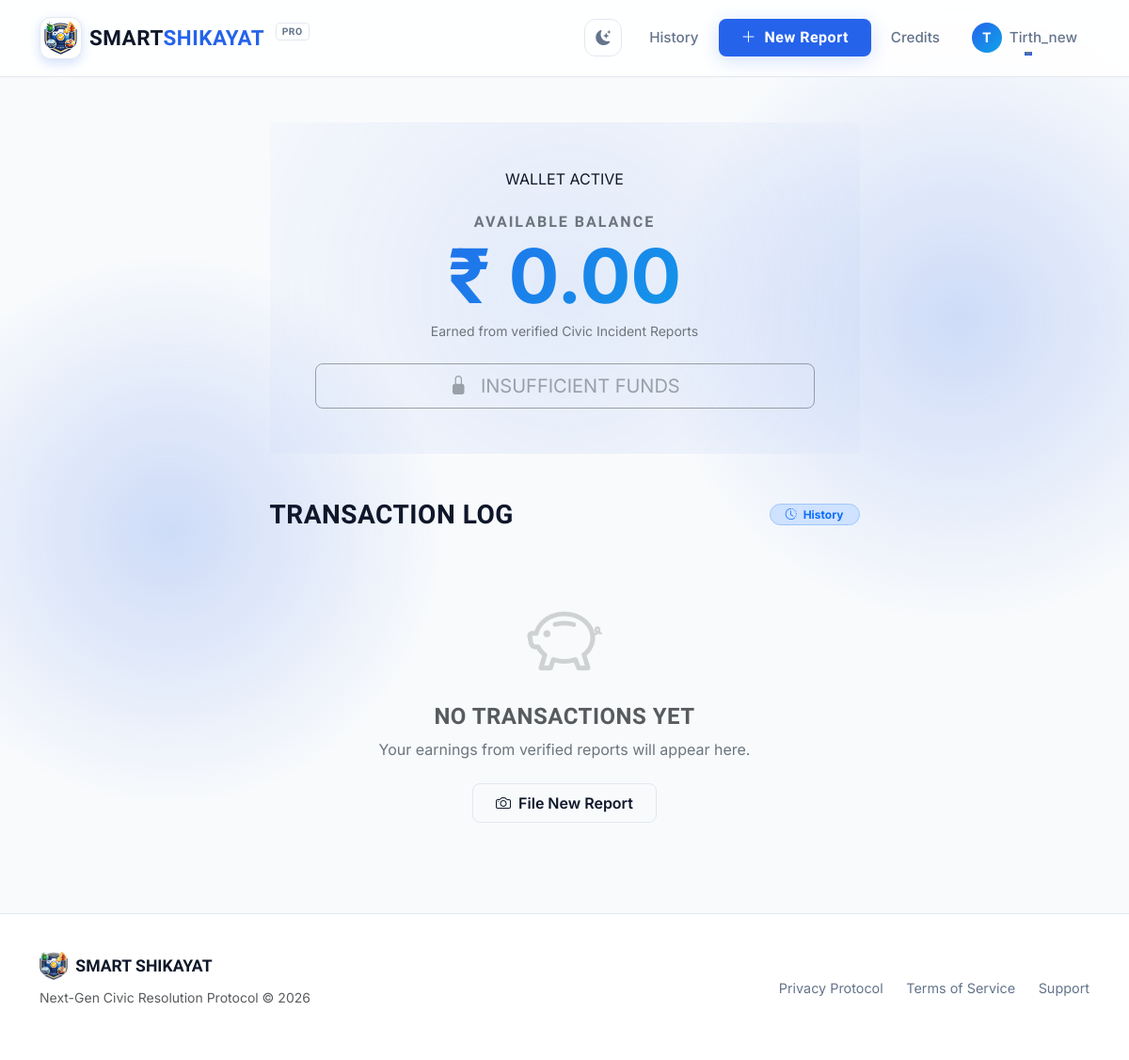
/complaints/my-earnings/ (signed in), run on the app's committed database.
### accounts/models.py (models this page shows, shortened)
class User(AbstractUser):
    ROLE_CHOICES = [
        ('citizen', 'Citizen'),
        ('officer', 'Officer'),
    ]
    phone = models.CharField(max_length=15, blank=True)
    role = models.CharField(max_length=20, choices=ROLE_CHOICES, default='citizen')
    DEPARTMENT_CHOICES = [
        ('municipal', 'Municipal'),
        ('water', 'Water Department'),
        ('traffic', 'Traffic Police'),
        ('fire', 'Fire Department'),
    ]
    department = models.CharField(
        max_length=20,
        choices=DEPARTMENT_CHOICES,
        blank=True,
        null=True
    )
    area = models.CharField(max_length=100, blank=True, null=True, help_text="Officer's jurisdiction area (e.g., 'Ahmedabad')")
    vehicle_number = models.CharField(max_length=20, blank=True, null=True, unique=True, help_text="Vehicle License Plate Number")
    wallet_balance = models.DecimalField(max_digits=10, decimal_places=2, default=0.00)

### complaints/views.py (the view)
# urls.py: path('my-earnings/', views.user_earnings, name='user_earnings'),
@login_required
def user_earnings(request):
    earning_complaints = Complaint.objects.filter(user=request.user, reporter_earning__gt=0).order_by('-created_at')
    return render(request, 'complaints/earnings.html', {
        'earning_complaints': earning_complaints,
        'wallet_balance': request.user.wallet_balance
    })

### templates/complaints/earnings.html (shortened to what this page needs)
{% extends 'base.html' %}
{% load static %}
{% block content %}
<div class="container py-5">
    <div class="row justify-content-center">
        <div class="col-lg-7 col-md-9">
            <div class="glass-card p-5 text-center mb-5 animate-fade-up position-relative overflow-hidden">
                <div class="card-glow"></div>
                <div class="badge-pill mb-4 mx-auto">
                     WALLET ACTIVE
                </div>
                <h6 class="text-secondary text-uppercase fw-bold mb-0" style="font-family: 'Rajdhani', sans-serif; letter-spacing: 2px;">
                    Available Balance
                </h6>
                <div class="display-1 fw-bold text-gradient my-2">
                    ₹ {{ wallet_balance }}
                </div>
                <p class="text-secondary small mb-4">
                    Earned from verified Civic Incident Reports
                </p>
                {% if wallet_balance > 0 %}
                <form action="{% url 'withdraw_earnings' %}" method="post">
                    {% csrf_token %}
                    <button type="submit" class="btn btn-primary-glow btn-lg px-5 w-100">
                        <i class="bi bi-wallet2 me-2"></i> WITHDRAW FUNDS
                    </button>
                </form>
                {% else %}
                <button class="btn btn-outline-secondary btn-lg px-5 w-100" disabled>
                    <i class="bi bi-lock-fill me-2"></i> INSUFFICIENT FUNDS
                </button>
                {% endif %}
            </div>
            <div class="d-flex align-items-center justify-content-between mb-4 animate-fade-up" style="animation-delay: 100ms;">
                <h4 class="fw-bold h3 mb-0" style="font-family: 'Rajdhani', sans-serif;">Transaction Log</h4>
                <div class="badge bg-primary-subtle text-primary border border-primary-subtle rounded-pill px-3">
                    <i class="bi bi-clock-history me-1"></i> History
                </div>
            </div>
            {% if earning_complaints %}
            <div class="d-flex flex-column gap-3">
                {% for complaint in earning_complaints %}
                <div class="glass-card p-3 d-flex justify-content-between align-items-center animate-fade-up" style="animation-delay: {{ forloop.counter|add:1 }}00ms;">
                    <div class="d-flex align-items-center gap-3">
                        <div class="icon-box-sm bg-success-subtle text-success rounded-circle p-2 d-flex align-items-center justify-content-center" style="width: 48px; height: 48px; min-width: 48px;">
                            <i class="bi bi-arrow-down-left-circle-fill fs-4"></i>
                        </div>
                        <div class="overflow-hidden">
                            <h6 class="fw-bold mb-1 text-truncate">Parking Violation Reward</h6>
                            <div class="d-flex align-items-center gap-2 text-secondary small font-monospace">
                                <span>ID: {{ complaint.tracking_id|truncatechars:10 }}</span>
                                <span class="text-muted">•</span>
                                <span class="text-truncate"><i class="bi bi-geo-alt me-1"></i>{{ complaint.location }}</span>
                            </div>
                        </div>
                    </div>
                    <div class="text-end ps-2">
                        <span class="h5 fw-bold text-success mb-0 d-block text-nowrap">+ ₹{{ complaint.reporter_earning }}</span>
                        <span class="badge bg-success-subtle text-success rounded-pill" style="font-size: 0.65rem;">CREDITED</span>
                    </div>
                </div>
                {% endfor %}
            </div>
            {% else %}
            <div class="glass-card p-5 text-center animate-fade-up" style="animation-delay: 200ms;">
                <div class="mb-3 text-muted opacity-25">
                    <i class="bi bi-piggy-bank display-1"></i>
                </div>
                <h4 class="text-muted fw-bold">No Transactions Yet</h4>
                <p class="text-secondary mb-4">Your earnings from verified reports will appear here.</p>
                <a href="{% url 'complaint_create' %}" class="btn btn-outline-glow">
                    <i class="bi bi-camera me-2"></i>File New Report
                </a>
            </div>
            {% endif %}
        </div>
    </div>
</div>
{% endblock %}

### templates/base.html (shortened to what this page needs)
<!DOCTYPE html>
<html lang="en" data-theme="light">
<head>
    <link href="https://cdn.jsdelivr.net/npm/bootstrap@5.3.0/dist/css/bootstrap.min.css" rel="stylesheet">
    <link href="https://cdn.jsdelivr.net/npm/bootstrap-icons@1.10.0/font/bootstrap-icons.css" rel="stylesheet">
    {% load static %}
    <link rel="stylesheet" href="{% static 'css/style.css' %}">
</head>
<body>
    <div class="bg-mesh"></div>
    <nav class="navbar navbar-expand-lg sticky-top">
        <div class="container">
            <a class="navbar-brand d-flex align-items-center" href="{% url 'home' %}">
                <div class="logo-wrapper">
                    <img src="/media/complaints/logo1.png" alt="Smart Shikayat Logo" class="brand-logo-img">
                </div>
                <div class="brand-text ms-2">
                    SMART<span class="brand-highlight">SHIKAYAT</span>
                    <span class="brand-tag">PRO</span>
                </div>
            </a>
            <div class="collapse navbar-collapse" id="navbarNav">
                <ul class="navbar-nav ms-auto align-items-center">
                    <li class="nav-item me-3">
                        <button id="theme-toggle" class="btn-icon" aria-label="Toggle Theme">
                            <i class="bi bi-moon-stars-fill moon-icon"></i>
                        </button>
                    </li>
                    {% if user.is_authenticated %}
                        {% if user.role == 'officer' %}
                            <li class="nav-item"><a class="nav-link" href="{% url 'officer_dashboard' %}">Console</a></li>
                            <li class="nav-item"><a class="nav-link" href="{% url 'department_leaderboard' %}">Leaderboard</a></li>
                        {% else %}
                            <li class="nav-item"><a class="nav-link" href="{% url 'complaint_list' %}">History</a></li>
                            <li class="nav-item"><a class="btn btn-primary-glow mx-2" href="{% url 'complaint_create' %}">
                                <i class="bi bi-plus-lg me-1"></i> New Report
                            </a></li>
                            <li class="nav-item"><a class="nav-link" href="{% url 'user_earnings' %}">Credits</a></li>
                        {% endif %}
                        <li class="nav-item dropdown ms-2">
                            <a class="nav-link dropdown-toggle user-profile-link" href="#" id="navbarDropdown" role="button" data-bs-toggle="dropdown">
                                <div class="user-avatar">{{ user.username|first|upper }}</div>
                                <span class="d-none d-lg-inline">{{ user.username }}</span>
                            </a>
                        </li>
                    {% endif %}
                </ul>
            </div>
        </div>
    </nav>
    <div class="main-wrapper container">
        {% block content %}{% endblock %}
    </div>
    <footer class="site-footer">
        <div class="container">
            <div class="row align-items-center">
                <div class="col-md-6 text-md-start text-center">
                    <div class="footer-brand d-flex align-items-center justify-content-md-start justify-content-center">
                        <img src="/media/complaints/logo1.png" alt="Logo" class="footer-logo-img me-2">
                        <span>SMART SHIKAYAT</span>
                    </div>
                    <p class="text-muted small mt-2">Next-Gen Civic Resolution Protocol &copy; 2026</p>
                </div>
                <div class="col-md-6 text-md-end text-center">
                    <div class="footer-links">
                        <a href="#">Privacy Protocol</a>
                        <a href="#">Terms of Service</a>
                        <a href="#">Support</a>
                    </div>
                </div>
            </div>
        </div>
    </footer>
</body>
</html>

### static/css/style.css (style rules this page uses)
:root { --bg-body: #f8fafc; --bg-surface: #ffffff; --bg-surface-glass: rgba(255, 255, 255, 0.7); --bg-nav: rgba(255, 255, 255, 0.85); --text-primary: #0f172a; --text-secondary: #64748b; --text-accent: #2563eb; --primary-color: #2563eb; --accent-color: #0ea5e9; --accent-glow: rgba(37, 99, 235, 0.2); --border-color: #e2e8f0; --card-shadow: 0 10px 40px -10px rgba(0,0,0,0.1); --logo-filter: none; }
body { background-color: var(--bg-body); color: var(--text-primary); font-family: 'Inter', sans-serif; transition: background-color 0.4s ease, color 0.4s ease; overflow-x: hidden; min-height: 100vh; display: flex; flex-direction: column; }
.bg-mesh { position: fixed; top: 0; left: 0; width: 100%; height: 100%; z-index: -1; background-image: radial-gradient(circle at 15% 50%, var(--accent-glow) 0%, transparent 25%), radial-gradient(circle at 85% 30%, var(--accent-glow) 0%, transparent 25%); pointer-events: none; }
h1, h2, h3, h4, h5, .brand-text { font-family: 'Rajdhani', sans-serif; font-weight: 700; text-transform: uppercase; letter-spacing: 0.5px; }
.navbar { background: var(--bg-nav); backdrop-filter: blur(12px); -webkit-backdrop-filter: blur(12px); border-bottom: 1px solid var(--border-color); padding: 0.8rem 0; transition: all 0.4s ease; }
.logo-wrapper { width: 45px; height: 45px; display: flex; align-items: center; justify-content: center; background: var(--bg-surface); border-radius: 12px; border: 1px solid var(--border-color); overflow: hidden; padding: 4px; box-shadow: 0 4px 12px var(--accent-glow); transition: 0.3s; }
.brand-logo-img { max-width: 100%; max-height: 100%; object-fit: contain; filter: var(--logo-filter); transition: 0.3s; }
.brand-text { font-size: 1.4rem; color: var(--text-primary); line-height: 1; }
.brand-highlight { color: var(--primary-color); }
.brand-tag { font-size: 0.65rem; background: var(--bg-surface); border: 1px solid var(--border-color); color: var(--text-secondary); padding: 2px 6px; border-radius: 4px; margin-left: 6px; vertical-align: top; }
.nav-link { color: var(--text-secondary) !important; font-weight: 500; font-size: 0.95rem; margin: 0 5px; position: relative; transition: 0.3s; }
.nav-link::after { content: ''; position: absolute; width: 0; height: 2px; bottom: 5px; left: 50%; background-color: var(--primary-color); transition: all 0.3s ease; transform: translateX(-50%); }
.btn-icon { background: transparent; border: 1px solid var(--border-color); color: var(--text-secondary); width: 40px; height: 40px; border-radius: 12px; display: flex; align-items: center; justify-content: center; cursor: pointer; transition: 0.3s; }
[data-theme="light"] .moon-icon { display: block; }
.btn-primary-glow { background: var(--primary-color); color: #fff; border: none; padding: 8px 24px; border-radius: 8px; font-weight: 600; font-family: 'Rajdhani', sans-serif; letter-spacing: 0.5px; transition: 0.3s; box-shadow: 0 4px 20px var(--accent-glow); }
.btn-outline-glow { background: transparent; border: 1px solid var(--border-color); color: var(--text-primary); padding: 8px 24px; border-radius: 8px; font-weight: 600; transition: 0.3s; }
.user-profile-link { display: flex; align-items: center; gap: 8px; }
.user-avatar { width: 32px; height: 32px; background: linear-gradient(135deg, var(--primary-color), var(--accent-color)); color: #fff; border-radius: 50%; display: flex; align-items: center; justify-content: center; font-weight: 700; font-size: 0.9rem; }
.site-footer { background: var(--bg-surface); border-top: 1px solid var(--border-color); padding: 40px 0; margin-top: auto; }
.footer-logo-img { height: 30px; width: auto; filter: var(--logo-filter); }
.footer-brand span { font-family: 'Rajdhani', sans-serif; font-weight: 700; font-size: 1.1rem; color: var(--text-primary); }
.footer-links a { color: var(--text-secondary); text-decoration: none; margin-left: 20px; font-size: 0.9rem; transition: 0.2s; }

### templates/complaints/earnings.html (style rules this page uses)
.text-gradient { background: linear-gradient(135deg, var(--primary-color), var(--accent-color)); -webkit-background-clip: text; -webkit-text-fill-color: transparent; line-height: 1; }
.card-glow { position: absolute; top: -50%; left: -50%; width: 200%; height: 200%; background: radial-gradient(circle, var(--accent-glow) 0%, transparent 60%); opacity: 0.5; z-index: -1; pointer-events: none; }

### data on the page
User: username|first "T", username "Tirth_new", wallet_balance "0.00"
